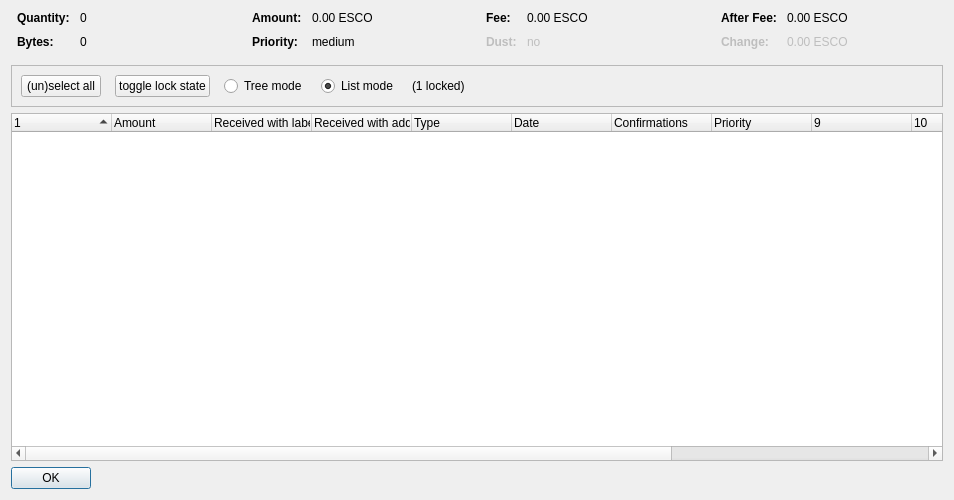
<?xml version="1.0" encoding="UTF-8"?>
<ui version="4.0">
 <class>CoinControlDialog</class>
 <widget class="QDialog" name="CoinControlDialog">
  <property name="geometry">
   <rect>
    <x>0</x>
    <y>0</y>
    <width>954</width>
    <height>500</height>
   </rect>
  </property>
  <property name="windowTitle">
   <string>Coin Selection</string>
  </property>
  <layout class="QVBoxLayout" name="verticalLayout">
   <item>
    <layout class="QHBoxLayout" name="horizontalLayoutTop" stretch="0,0,0,0">
     <property name="topMargin">
      <number>0</number>
     </property>
     <property name="bottomMargin">
      <number>10</number>
     </property>
     <item>
      <layout class="QFormLayout" name="formLayoutCoinControl1">
       <property name="horizontalSpacing">
        <number>10</number>
       </property>
       <property name="verticalSpacing">
        <number>10</number>
       </property>
       <property name="leftMargin">
        <number>6</number>
       </property>
       <property name="rightMargin">
        <number>6</number>
       </property>
       <item row="0" column="0">
        <widget class="QLabel" name="labelCoinControlQuantityText">
         <property name="font">
          <font>
           <weight>75</weight>
           <bold>true</bold>
          </font>
         </property>
         <property name="text">
          <string>Quantity:</string>
         </property>
        </widget>
       </item>
       <item row="0" column="1">
        <widget class="QLabel" name="labelCoinControlQuantity">
         <property name="cursor">
          <cursorShape>IBeamCursor</cursorShape>
         </property>
         <property name="contextMenuPolicy">
          <enum>Qt::ActionsContextMenu</enum>
         </property>
         <property name="text">
          <string notr="true">0</string>
         </property>
         <property name="textInteractionFlags">
          <set>Qt::LinksAccessibleByMouse|Qt::TextSelectableByKeyboard|Qt::TextSelectableByMouse</set>
         </property>
        </widget>
       </item>
       <item row="1" column="0">
        <widget class="QLabel" name="labelCoinControlBytesText">
         <property name="font">
          <font>
           <weight>75</weight>
           <bold>true</bold>
          </font>
         </property>
         <property name="text">
          <string>Bytes:</string>
         </property>
        </widget>
       </item>
       <item row="1" column="1">
        <widget class="QLabel" name="labelCoinControlBytes">
         <property name="cursor">
          <cursorShape>IBeamCursor</cursorShape>
         </property>
         <property name="contextMenuPolicy">
          <enum>Qt::ActionsContextMenu</enum>
         </property>
         <property name="text">
          <string notr="true">0</string>
         </property>
         <property name="textInteractionFlags">
          <set>Qt::LinksAccessibleByMouse|Qt::TextSelectableByKeyboard|Qt::TextSelectableByMouse</set>
         </property>
        </widget>
       </item>
      </layout>
     </item>
     <item>
      <layout class="QFormLayout" name="formLayoutCoinControl2">
       <property name="horizontalSpacing">
        <number>10</number>
       </property>
       <property name="verticalSpacing">
        <number>10</number>
       </property>
       <property name="leftMargin">
        <number>6</number>
       </property>
       <property name="rightMargin">
        <number>6</number>
       </property>
       <item row="0" column="0">
        <widget class="QLabel" name="labelCoinControlAmountText">
         <property name="font">
          <font>
           <weight>75</weight>
           <bold>true</bold>
          </font>
         </property>
         <property name="text">
          <string>Amount:</string>
         </property>
        </widget>
       </item>
       <item row="0" column="1">
        <widget class="QLabel" name="labelCoinControlAmount">
         <property name="cursor">
          <cursorShape>IBeamCursor</cursorShape>
         </property>
         <property name="contextMenuPolicy">
          <enum>Qt::ActionsContextMenu</enum>
         </property>
         <property name="text">
          <string notr="true">0.00 ESCO</string>
         </property>
         <property name="textInteractionFlags">
          <set>Qt::LinksAccessibleByMouse|Qt::TextSelectableByKeyboard|Qt::TextSelectableByMouse</set>
         </property>
        </widget>
       </item>
       <item row="1" column="0">
        <widget class="QLabel" name="labelCoinControlPriorityText">
         <property name="font">
          <font>
           <weight>75</weight>
           <bold>true</bold>
          </font>
         </property>
         <property name="text">
          <string>Priority:</string>
         </property>
        </widget>
       </item>
       <item row="1" column="1">
        <widget class="QLabel" name="labelCoinControlPriority">
         <property name="cursor">
          <cursorShape>IBeamCursor</cursorShape>
         </property>
         <property name="contextMenuPolicy">
          <enum>Qt::ActionsContextMenu</enum>
         </property>
         <property name="text">
          <string>medium</string>
         </property>
         <property name="textInteractionFlags">
          <set>Qt::LinksAccessibleByMouse|Qt::TextSelectableByKeyboard|Qt::TextSelectableByMouse</set>
         </property>
        </widget>
       </item>
      </layout>
     </item>
     <item>
      <layout class="QFormLayout" name="formLayoutCoinControl3">
       <property name="horizontalSpacing">
        <number>10</number>
       </property>
       <property name="verticalSpacing">
        <number>10</number>
       </property>
       <property name="leftMargin">
        <number>6</number>
       </property>
       <property name="rightMargin">
        <number>6</number>
       </property>
       <item row="0" column="0">
        <widget class="QLabel" name="labelCoinControlFeeText">
         <property name="font">
          <font>
           <weight>75</weight>
           <bold>true</bold>
          </font>
         </property>
         <property name="text">
          <string>Fee:</string>
         </property>
        </widget>
       </item>
       <item row="0" column="1">
        <widget class="QLabel" name="labelCoinControlFee">
         <property name="cursor">
          <cursorShape>IBeamCursor</cursorShape>
         </property>
         <property name="contextMenuPolicy">
          <enum>Qt::ActionsContextMenu</enum>
         </property>
         <property name="text">
          <string notr="true">0.00 ESCO</string>
         </property>
         <property name="textInteractionFlags">
          <set>Qt::LinksAccessibleByMouse|Qt::TextSelectableByKeyboard|Qt::TextSelectableByMouse</set>
         </property>
        </widget>
       </item>
       <item row="1" column="0">
        <widget class="QLabel" name="labelCoinControlLowOutputText">
         <property name="enabled">
          <bool>false</bool>
         </property>
         <property name="font">
          <font>
           <weight>75</weight>
           <bold>true</bold>
          </font>
         </property>
         <property name="text">
          <string>Dust:</string>
         </property>
        </widget>
       </item>
       <item row="1" column="1">
        <widget class="QLabel" name="labelCoinControlLowOutput">
         <property name="enabled">
          <bool>false</bool>
         </property>
         <property name="cursor">
          <cursorShape>IBeamCursor</cursorShape>
         </property>
         <property name="contextMenuPolicy">
          <enum>Qt::ActionsContextMenu</enum>
         </property>
         <property name="text">
          <string>no</string>
         </property>
         <property name="textInteractionFlags">
          <set>Qt::LinksAccessibleByMouse|Qt::TextSelectableByKeyboard|Qt::TextSelectableByMouse</set>
         </property>
        </widget>
       </item>
      </layout>
     </item>
     <item>
      <layout class="QFormLayout" name="formLayoutCoinControl4">
       <property name="horizontalSpacing">
        <number>10</number>
       </property>
       <property name="verticalSpacing">
        <number>10</number>
       </property>
       <property name="leftMargin">
        <number>6</number>
       </property>
       <property name="rightMargin">
        <number>6</number>
       </property>
       <item row="0" column="0">
        <widget class="QLabel" name="labelCoinControlAfterFeeText">
         <property name="font">
          <font>
           <weight>75</weight>
           <bold>true</bold>
          </font>
         </property>
         <property name="text">
          <string>After Fee:</string>
         </property>
        </widget>
       </item>
       <item row="0" column="1">
        <widget class="QLabel" name="labelCoinControlAfterFee">
         <property name="cursor">
          <cursorShape>IBeamCursor</cursorShape>
         </property>
         <property name="contextMenuPolicy">
          <enum>Qt::ActionsContextMenu</enum>
         </property>
         <property name="text">
          <string notr="true">0.00 ESCO</string>
         </property>
         <property name="textInteractionFlags">
          <set>Qt::LinksAccessibleByMouse|Qt::TextSelectableByKeyboard|Qt::TextSelectableByMouse</set>
         </property>
        </widget>
       </item>
       <item row="1" column="0">
        <widget class="QLabel" name="labelCoinControlChangeText">
         <property name="enabled">
          <bool>false</bool>
         </property>
         <property name="font">
          <font>
           <weight>75</weight>
           <bold>true</bold>
          </font>
         </property>
         <property name="text">
          <string>Change:</string>
         </property>
        </widget>
       </item>
       <item row="1" column="1">
        <widget class="QLabel" name="labelCoinControlChange">
         <property name="enabled">
          <bool>false</bool>
         </property>
         <property name="cursor">
          <cursorShape>IBeamCursor</cursorShape>
         </property>
         <property name="contextMenuPolicy">
          <enum>Qt::ActionsContextMenu</enum>
         </property>
         <property name="text">
          <string notr="true">0.00 ESCO</string>
         </property>
         <property name="textInteractionFlags">
          <set>Qt::LinksAccessibleByMouse|Qt::TextSelectableByKeyboard|Qt::TextSelectableByMouse</set>
         </property>
        </widget>
       </item>
      </layout>
     </item>
    </layout>
   </item>
   <item>
    <widget class="QFrame" name="frame">
     <property name="minimumSize">
      <size>
       <width>0</width>
       <height>40</height>
      </size>
     </property>
     <property name="frameShape">
      <enum>QFrame::StyledPanel</enum>
     </property>
     <property name="frameShadow">
      <enum>QFrame::Sunken</enum>
     </property>
     <layout class="QHBoxLayout" name="horizontalLayout">
      <item>
       <layout class="QHBoxLayout" name="horizontalLayoutPanel" stretch="0,0,0,0,0,0">
        <property name="spacing">
         <number>14</number>
        </property>
        <item>
         <widget class="QPushButton" name="pushButtonSelectAll">
          <property name="sizePolicy">
           <sizepolicy hsizetype="Maximum" vsizetype="Fixed">
            <horstretch>0</horstretch>
            <verstretch>0</verstretch>
           </sizepolicy>
          </property>
          <property name="text">
           <string>(un)select all</string>
          </property>
          <property name="autoDefault">
           <bool>false</bool>
          </property>
         </widget>
        </item>
        <item>
         <widget class="QPushButton" name="pushButtonToggleLock">
          <property name="sizePolicy">
           <sizepolicy hsizetype="Maximum" vsizetype="Fixed">
            <horstretch>0</horstretch>
            <verstretch>0</verstretch>
           </sizepolicy>
          </property>
          <property name="text">
           <string>toggle lock state</string>
          </property>
          <property name="autoDefault">
           <bool>false</bool>
          </property>
         </widget>
        </item>
        <item>
         <widget class="QRadioButton" name="radioTreeMode">
          <property name="sizePolicy">
           <sizepolicy hsizetype="Maximum" vsizetype="Fixed">
            <horstretch>0</horstretch>
            <verstretch>0</verstretch>
           </sizepolicy>
          </property>
          <property name="text">
           <string>Tree mode</string>
          </property>
         </widget>
        </item>
        <item>
         <widget class="QRadioButton" name="radioListMode">
          <property name="sizePolicy">
           <sizepolicy hsizetype="Maximum" vsizetype="Fixed">
            <horstretch>0</horstretch>
            <verstretch>0</verstretch>
           </sizepolicy>
          </property>
          <property name="text">
           <string>List mode</string>
          </property>
          <property name="checked">
           <bool>true</bool>
          </property>
         </widget>
        </item>
        <item>
         <widget class="QLabel" name="labelLocked">
          <property name="text">
           <string>(1 locked)</string>
          </property>
         </widget>
        </item>
        <item>
         <spacer name="horizontalSpacer">
          <property name="orientation">
           <enum>Qt::Horizontal</enum>
          </property>
          <property name="sizeHint" stdset="0">
           <size>
            <width>40</width>
            <height>20</height>
           </size>
          </property>
         </spacer>
        </item>
       </layout>
      </item>
     </layout>
    </widget>
   </item>
   <item>
    <widget class="CoinControlTreeWidget" name="treeWidget">
     <property name="contextMenuPolicy">
      <enum>Qt::CustomContextMenu</enum>
     </property>
     <property name="sortingEnabled">
      <bool>false</bool>
     </property>
     <property name="columnCount">
      <number>13</number>
     </property>
     <attribute name="headerShowSortIndicator" stdset="0">
      <bool>true</bool>
     </attribute>
     <attribute name="headerStretchLastSection">
      <bool>false</bool>
     </attribute>
     <column>
      <property name="text">
       <string/>
      </property>
     </column>
     <column>
      <property name="text">
       <string>Amount</string>
      </property>
     </column>
     <column>
      <property name="text">
       <string>Received with label</string>
      </property>
     </column>
     <column>
      <property name="text">
       <string>Received with address</string>
      </property>
     </column>
     <column>
      <property name="text">
       <string>Type</string>
      </property>
     </column>
     <column>
      <property name="text">
       <string>Date</string>
      </property>
     </column>
     <column>
      <property name="text">
       <string>Confirmations</string>
      </property>
      <property name="toolTip">
       <string>Confirmed</string>
      </property>
     </column>
     <column>
      <property name="text">
       <string>Priority</string>
      </property>
     </column>
     <column>
      <property name="text">
       <string/>
      </property>
     </column>
     <column>
      <property name="text">
       <string/>
      </property>
     </column>
     <column>
      <property name="text">
       <string/>
      </property>
     </column>
     <column>
      <property name="text">
       <string/>
      </property>
     </column>
     <column>
      <property name="text">
       <string/>
      </property>
     </column>
    </widget>
   </item>
   <item>
    <widget class="QDialogButtonBox" name="buttonBox">
     <property name="sizePolicy">
      <sizepolicy hsizetype="Maximum" vsizetype="Fixed">
       <horstretch>0</horstretch>
       <verstretch>0</verstretch>
      </sizepolicy>
     </property>
     <property name="orientation">
      <enum>Qt::Horizontal</enum>
     </property>
     <property name="standardButtons">
      <set>QDialogButtonBox::Ok</set>
     </property>
    </widget>
   </item>
  </layout>
 </widget>
 <customwidgets>
  <customwidget>
   <class>CoinControlTreeWidget</class>
   <extends>QTreeWidget</extends>
   <header>coincontroltreewidget.h</header>
  </customwidget>
 </customwidgets>
 <resources/>
 <connections/>
</ui>
